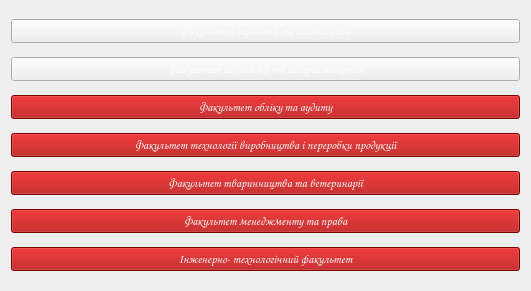
   <widget class="QWidget" name="layoutWidget">
    <property name="geometry">
     <rect>
      <x>90</x>
      <y>170</y>
      <width>531</width>
      <height>291</height>
     </rect>
    </property>
    <layout class="QVBoxLayout" name="verticalLayout">
     <item>
      <widget class="QPushButton" name="pushButton">
       <property name="sizePolicy">
        <sizepolicy hsizetype="Minimum" vsizetype="Fixed">
         <horstretch>0</horstretch>
         <verstretch>0</verstretch>
        </sizepolicy>
       </property>
       <property name="font">
        <font>
         <family>Comic Sans MS</family>
         <weight>75</weight>
         <italic>false</italic>
         <bold>true</bold>
         <underline>false</underline>
         <strikeout>false</strikeout>
        </font>
       </property>
       <property name="statusTip">
        <string>\VSAU\1.txt</string>
       </property>
       <property name="styleSheet">
        <string notr="true">color: rgb(255, 255, 255);</string>
       </property>
       <property name="text">
        <string>Факультет агрономії та лісівництва</string>
       </property>
      </widget>
     </item>
     <item>
      <widget class="QPushButton" name="pushButton_2">
       <property name="font">
        <font>
         <family>Comic Sans MS</family>
         <weight>75</weight>
         <italic>false</italic>
         <bold>true</bold>
         <underline>false</underline>
         <strikeout>false</strikeout>
        </font>
       </property>
       <property name="statusTip">
        <string>\VSAU\2.txt</string>
       </property>
       <property name="styleSheet">
        <string notr="true">color: rgb(255, 255, 255);</string>
       </property>
       <property name="text">
        <string>Факультет економіки та підприємництва</string>
       </property>
      </widget>
     </item>
     <item>
      <widget class="QPushButton" name="pushButton_3">
       <property name="palette">
        <palette>
         <active>
          <colorrole role="WindowText">
           <brush brushstyle="SolidPattern">
            <color alpha="255">
             <red>255</red>
             <green>255</green>
             <blue>255</blue>
            </color>
           </brush>
          </colorrole>
          <colorrole role="Button">
           <brush brushstyle="SolidPattern">
            <color alpha="255">
             <red>170</red>
             <green>0</green>
             <blue>0</blue>
            </color>
           </brush>
          </colorrole>
          <colorrole role="Text">
           <brush brushstyle="SolidPattern">
            <color alpha="255">
             <red>255</red>
             <green>255</green>
             <blue>255</blue>
            </color>
           </brush>
          </colorrole>
          <colorrole role="ButtonText">
           <brush brushstyle="SolidPattern">
            <color alpha="255">
             <red>255</red>
             <green>255</green>
             <blue>255</blue>
            </color>
           </brush>
          </colorrole>
          <colorrole role="Base">
           <brush brushstyle="SolidPattern">
            <color alpha="255">
             <red>170</red>
             <green>0</green>
             <blue>0</blue>
            </color>
           </brush>
          </colorrole>
          <colorrole role="Window">
           <brush brushstyle="SolidPattern">
            <color alpha="255">
             <red>170</red>
             <green>0</green>
             <blue>0</blue>
            </color>
           </brush>
          </colorrole>
         </active>
         <inactive>
          <colorrole role="WindowText">
           <brush brushstyle="SolidPattern">
            <color alpha="255">
             <red>255</red>
             <green>255</green>
             <blue>255</blue>
            </color>
           </brush>
          </colorrole>
          <colorrole role="Button">
           <brush brushstyle="SolidPattern">
            <color alpha="255">
             <red>170</red>
             <green>0</green>
             <blue>0</blue>
            </color>
           </brush>
          </colorrole>
          <colorrole role="Text">
           <brush brushstyle="SolidPattern">
            <color alpha="255">
             <red>255</red>
             <green>255</green>
             <blue>255</blue>
            </color>
           </brush>
          </colorrole>
          <colorrole role="ButtonText">
           <brush brushstyle="SolidPattern">
            <color alpha="255">
             <red>255</red>
             <green>255</green>
             <blue>255</blue>
            </color>
           </brush>
          </colorrole>
          <colorrole role="Base">
           <brush brushstyle="SolidPattern">
            <color alpha="255">
             <red>170</red>
             <green>0</green>
             <blue>0</blue>
            </color>
           </brush>
          </colorrole>
          <colorrole role="Window">
           <brush brushstyle="SolidPattern">
            <color alpha="255">
             <red>170</red>
             <green>0</green>
             <blue>0</blue>
            </color>
           </brush>
          </colorrole>
         </inactive>
         <disabled>
          <colorrole role="WindowText">
           <brush brushstyle="SolidPattern">
            <color alpha="255">
             <red>255</red>
             <green>255</green>
             <blue>255</blue>
            </color>
           </brush>
          </colorrole>
          <colorrole role="Button">
           <brush brushstyle="SolidPattern">
            <color alpha="255">
             <red>170</red>
             <green>0</green>
             <blue>0</blue>
            </color>
           </brush>
          </colorrole>
          <colorrole role="Text">
           <brush brushstyle="SolidPattern">
            <color alpha="255">
             <red>255</red>
             <green>255</green>
             <blue>255</blue>
            </color>
           </brush>
          </colorrole>
          <colorrole role="ButtonText">
           <brush brushstyle="SolidPattern">
            <color alpha="255">
             <red>255</red>
             <green>255</green>
             <blue>255</blue>
            </color>
           </brush>
          </colorrole>
          <colorrole role="Base">
           <brush brushstyle="SolidPattern">
            <color alpha="255">
             <red>170</red>
             <green>0</green>
             <blue>0</blue>
            </color>
           </brush>
          </colorrole>
          <colorrole role="Window">
           <brush brushstyle="SolidPattern">
            <color alpha="255">
             <red>170</red>
             <green>0</green>
             <blue>0</blue>
            </color>
           </brush>
          </colorrole>
         </disabled>
        </palette>
       </property>
       <property name="font">
        <font>
         <family>Comic Sans MS</family>
         <weight>75</weight>
         <italic>false</italic>
         <bold>true</bold>
         <underline>false</underline>
         <strikeout>false</strikeout>
        </font>
       </property>
       <property name="statusTip">
        <string>\VSAU\3.txt</string>
       </property>
       <property name="styleSheet">
        <string notr="true">color: rgb(255, 255, 255);</string>
       </property>
       <property name="text">
        <string>Факультет обліку та аудиту</string>
       </property>
      </widget>
     </item>
     <item>
      <widget class="QPushButton" name="pushButton_4">
       <property name="palette">
        <palette>
         <active>
          <colorrole role="WindowText">
           <brush brushstyle="SolidPattern">
            <color alpha="255">
             <red>255</red>
             <green>255</green>
             <blue>255</blue>
            </color>
           </brush>
          </colorrole>
          <colorrole role="Button">
           <brush brushstyle="SolidPattern">
            <color alpha="255">
             <red>170</red>
             <green>0</green>
             <blue>0</blue>
            </color>
           </brush>
          </colorrole>
          <colorrole role="Text">
           <brush brushstyle="SolidPattern">
            <color alpha="255">
             <red>255</red>
             <green>255</green>
             <blue>255</blue>
            </color>
           </brush>
          </colorrole>
          <colorrole role="ButtonText">
           <brush brushstyle="SolidPattern">
            <color alpha="255">
             <red>255</red>
             <green>255</green>
             <blue>255</blue>
            </color>
           </brush>
          </colorrole>
          <colorrole role="Base">
           <brush brushstyle="SolidPattern">
            <color alpha="255">
             <red>170</red>
             <green>0</green>
             <blue>0</blue>
            </color>
           </brush>
          </colorrole>
          <colorrole role="Window">
           <brush brushstyle="SolidPattern">
            <color alpha="255">
             <red>170</red>
             <green>0</green>
             <blue>0</blue>
            </color>
           </brush>
          </colorrole>
         </active>
         <inactive>
          <colorrole role="WindowText">
           <brush brushstyle="SolidPattern">
            <color alpha="255">
             <red>255</red>
             <green>255</green>
             <blue>255</blue>
            </color>
           </brush>
          </colorrole>
          <colorrole role="Button">
           <brush brushstyle="SolidPattern">
            <color alpha="255">
             <red>170</red>
             <green>0</green>
             <blue>0</blue>
            </color>
           </brush>
          </colorrole>
          <colorrole role="Text">
           <brush brushstyle="SolidPattern">
            <color alpha="255">
             <red>255</red>
             <green>255</green>
             <blue>255</blue>
            </color>
           </brush>
          </colorrole>
          <colorrole role="ButtonText">
           <brush brushstyle="SolidPattern">
            <color alpha="255">
             <red>255</red>
             <green>255</green>
             <blue>255</blue>
            </color>
           </brush>
          </colorrole>
          <colorrole role="Base">
           <brush brushstyle="SolidPattern">
            <color alpha="255">
             <red>170</red>
             <green>0</green>
             <blue>0</blue>
            </color>
           </brush>
          </colorrole>
          <colorrole role="Window">
           <brush brushstyle="SolidPattern">
            <color alpha="255">
             <red>170</red>
             <green>0</green>
             <blue>0</blue>
            </color>
           </brush>
          </colorrole>
         </inactive>
         <disabled>
          <colorrole role="WindowText">
           <brush brushstyle="SolidPattern">
            <color alpha="255">
             <red>255</red>
             <green>255</green>
             <blue>255</blue>
            </color>
           </brush>
          </colorrole>
          <colorrole role="Button">
           <brush brushstyle="SolidPattern">
            <color alpha="255">
             <red>170</red>
             <green>0</green>
             <blue>0</blue>
            </color>
           </brush>
          </colorrole>
          <colorrole role="Text">
           <brush brushstyle="SolidPattern">
            <color alpha="255">
             <red>255</red>
             <green>255</green>
             <blue>255</blue>
            </color>
           </brush>
          </colorrole>
          <colorrole role="ButtonText">
           <brush brushstyle="SolidPattern">
            <color alpha="255">
             <red>255</red>
             <green>255</green>
             <blue>255</blue>
            </color>
           </brush>
          </colorrole>
          <colorrole role="Base">
           <brush brushstyle="SolidPattern">
            <color alpha="255">
             <red>170</red>
             <green>0</green>
             <blue>0</blue>
            </color>
           </brush>
          </colorrole>
          <colorrole role="Window">
           <brush brushstyle="SolidPattern">
            <color alpha="255">
             <red>170</red>
             <green>0</green>
             <blue>0</blue>
            </color>
           </brush>
          </colorrole>
         </disabled>
        </palette>
       </property>
       <property name="font">
        <font>
         <family>Comic Sans MS</family>
         <weight>75</weight>
         <italic>false</italic>
         <bold>true</bold>
         <underline>false</underline>
         <strikeout>false</strikeout>
        </font>
       </property>
       <property name="statusTip">
        <string>\VSAU\4.txt</string>
       </property>
       <property name="styleSheet">
        <string notr="true">color: rgb(255, 255, 255);</string>
       </property>
       <property name="text">
        <string>Факультет технології виробництва і переробки продукції</string>
       </property>
      </widget>
     </item>
     <item>
      <widget class="QPushButton" name="pushButton_5">
       <property name="palette">
        <palette>
         <active>
          <colorrole role="WindowText">
           <brush brushstyle="SolidPattern">
            <color alpha="255">
             <red>255</red>
             <green>255</green>
             <blue>255</blue>
            </color>
           </brush>
          </colorrole>
          <colorrole role="Button">
           <brush brushstyle="SolidPattern">
            <color alpha="255">
             <red>170</red>
             <green>0</green>
             <blue>0</blue>
            </color>
           </brush>
          </colorrole>
          <colorrole role="Text">
           <brush brushstyle="SolidPattern">
            <color alpha="255">
             <red>255</red>
             <green>255</green>
             <blue>255</blue>
            </color>
           </brush>
          </colorrole>
          <colorrole role="ButtonText">
           <brush brushstyle="SolidPattern">
            <color alpha="255">
             <red>255</red>
             <green>255</green>
             <blue>255</blue>
            </color>
           </brush>
          </colorrole>
          <colorrole role="Base">
           <brush brushstyle="SolidPattern">
            <color alpha="255">
             <red>170</red>
             <green>0</green>
             <blue>0</blue>
            </color>
           </brush>
          </colorrole>
          <colorrole role="Window">
           <brush brushstyle="SolidPattern">
            <color alpha="255">
             <red>170</red>
             <green>0</green>
             <blue>0</blue>
            </color>
           </brush>
          </colorrole>
         </active>
         <inactive>
          <colorrole role="WindowText">
           <brush brushstyle="SolidPattern">
            <color alpha="255">
             <red>255</red>
             <green>255</green>
             <blue>255</blue>
            </color>
           </brush>
          </colorrole>
          <colorrole role="Button">
           <brush brushstyle="SolidPattern">
            <color alpha="255">
             <red>170</red>
             <green>0</green>
             <blue>0</blue>
            </color>
           </brush>
          </colorrole>
          <colorrole role="Text">
           <brush brushstyle="SolidPattern">
            <color alpha="255">
             <red>255</red>
             <green>255</green>
             <blue>255</blue>
            </color>
           </brush>
          </colorrole>
          <colorrole role="ButtonText">
           <brush brushstyle="SolidPattern">
            <color alpha="255">
             <red>255</red>
             <green>255</green>
             <blue>255</blue>
            </color>
           </brush>
          </colorrole>
          <colorrole role="Base">
           <brush brushstyle="SolidPattern">
            <color alpha="255">
             <red>170</red>
             <green>0</green>
             <blue>0</blue>
            </color>
           </brush>
          </colorrole>
          <colorrole role="Window">
           <brush brushstyle="SolidPattern">
            <color alpha="255">
             <red>170</red>
             <green>0</green>
             <blue>0</blue>
            </color>
           </brush>
          </colorrole>
         </inactive>
         <disabled>
          <colorrole role="WindowText">
           <brush brushstyle="SolidPattern">
            <color alpha="255">
             <red>255</red>
             <green>255</green>
             <blue>255</blue>
            </color>
           </brush>
          </colorrole>
          <colorrole role="Button">
           <brush brushstyle="SolidPattern">
            <color alpha="255">
             <red>170</red>
             <green>0</green>
             <blue>0</blue>
            </color>
           </brush>
          </colorrole>
          <colorrole role="Text">
           <brush brushstyle="SolidPattern">
            <color alpha="255">
             <red>255</red>
             <green>255</green>
             <blue>255</blue>
            </color>
           </brush>
          </colorrole>
          <colorrole role="ButtonText">
           <brush brushstyle="SolidPattern">
            <color alpha="255">
             <red>255</red>
             <green>255</green>
             <blue>255</blue>
            </color>
           </brush>
          </colorrole>
          <colorrole role="Base">
           <brush brushstyle="SolidPattern">
            <color alpha="255">
             <red>170</red>
             <green>0</green>
             <blue>0</blue>
            </color>
           </brush>
          </colorrole>
          <colorrole role="Window">
           <brush brushstyle="SolidPattern">
            <color alpha="255">
             <red>170</red>
             <green>0</green>
             <blue>0</blue>
            </color>
           </brush>
          </colorrole>
         </disabled>
        </palette>
       </property>
       <property name="font">
        <font>
         <family>Comic Sans MS</family>
         <weight>75</weight>
         <italic>false</italic>
         <bold>true</bold>
         <underline>false</underline>
         <strikeout>false</strikeout>
        </font>
       </property>
       <property name="statusTip">
        <string>\VSAU\5.txt</string>
       </property>
       <property name="styleSheet">
        <string notr="true">color: rgb(255, 255, 255);</string>
       </property>
       <property name="text">
        <string>Факультет тваринництва та ветеринарії</string>
       </property>
      </widget>
     </item>
     <item>
      <widget class="QPushButton" name="pushButton_6">
       <property name="palette">
        <palette>
         <active>
          <colorrole role="WindowText">
           <brush brushstyle="SolidPattern">
            <color alpha="255">
             <red>255</red>
             <green>255</green>
             <blue>255</blue>
            </color>
           </brush>
          </colorrole>
          <colorrole role="Button">
           <brush brushstyle="SolidPattern">
            <color alpha="255">
             <red>170</red>
             <green>0</green>
             <blue>0</blue>
            </color>
           </brush>
          </colorrole>
          <colorrole role="Text">
           <brush brushstyle="SolidPattern">
            <color alpha="255">
             <red>255</red>
             <green>255</green>
             <blue>255</blue>
            </color>
           </brush>
          </colorrole>
          <colorrole role="ButtonText">
           <brush brushstyle="SolidPattern">
            <color alpha="255">
             <red>255</red>
             <green>255</green>
             <blue>255</blue>
            </color>
           </brush>
          </colorrole>
          <colorrole role="Base">
           <brush brushstyle="SolidPattern">
            <color alpha="255">
             <red>170</red>
             <green>0</green>
             <blue>0</blue>
            </color>
           </brush>
          </colorrole>
          <colorrole role="Window">
           <brush brushstyle="SolidPattern">
            <color alpha="255">
             <red>170</red>
             <green>0</green>
             <blue>0</blue>
            </color>
           </brush>
          </colorrole>
         </active>
         <inactive>
          <colorrole role="WindowText">
           <brush brushstyle="SolidPattern">
            <color alpha="255">
             <red>255</red>
             <green>255</green>
             <blue>255</blue>
            </color>
           </brush>
          </colorrole>
          <colorrole role="Button">
           <brush brushstyle="SolidPattern">
            <color alpha="255">
             <red>170</red>
             <green>0</green>
             <blue>0</blue>
            </color>
           </brush>
          </colorrole>
          <colorrole role="Text">
           <brush brushstyle="SolidPattern">
            <color alpha="255">
             <red>255</red>
             <green>255</green>
             <blue>255</blue>
            </color>
           </brush>
          </colorrole>
          <colorrole role="ButtonText">
           <brush brushstyle="SolidPattern">
            <color alpha="255">
             <red>255</red>
             <green>255</green>
             <blue>255</blue>
            </color>
           </brush>
          </colorrole>
          <colorrole role="Base">
           <brush brushstyle="SolidPattern">
            <color alpha="255">
             <red>170</red>
             <green>0</green>
             <blue>0</blue>
            </color>
           </brush>
          </colorrole>
          <colorrole role="Window">
           <brush brushstyle="SolidPattern">
            <color alpha="255">
             <red>170</red>
             <green>0</green>
             <blue>0</blue>
            </color>
           </brush>
          </colorrole>
         </inactive>
         <disabled>
          <colorrole role="WindowText">
           <brush brushstyle="SolidPattern">
            <color alpha="255">
             <red>255</red>
             <green>255</green>
             <blue>255</blue>
            </color>
           </brush>
          </colorrole>
          <colorrole role="Button">
           <brush brushstyle="SolidPattern">
            <color alpha="255">
             <red>170</red>
             <green>0</green>
             <blue>0</blue>
            </color>
           </brush>
          </colorrole>
          <colorrole role="Text">
           <brush brushstyle="SolidPattern">
            <color alpha="255">
             <red>255</red>
             <green>255</green>
             <blue>255</blue>
            </color>
           </brush>
          </colorrole>
          <colorrole role="ButtonText">
           <brush brushstyle="SolidPattern">
            <color alpha="255">
             <red>255</red>
             <green>255</green>
             <blue>255</blue>
            </color>
           </brush>
          </colorrole>
          <colorrole role="Base">
           <brush brushstyle="SolidPattern">
            <color alpha="255">
             <red>170</red>
             <green>0</green>
             <blue>0</blue>
            </color>
           </brush>
          </colorrole>
          <colorrole role="Window">
           <brush brushstyle="SolidPattern">
            <color alpha="255">
             <red>170</red>
             <green>0</green>
             <blue>0</blue>
            </color>
           </brush>
          </colorrole>
         </disabled>
        </palette>
       </property>
       <property name="font">
        <font>
         <family>Comic Sans MS</family>
         <weight>75</weight>
         <italic>false</italic>
         <bold>true</bold>
         <underline>false</underline>
         <strikeout>false</strikeout>
        </font>
       </property>
       <property name="statusTip">
        <string>\VSAU\6.txt</string>
       </property>
       <property name="styleSheet">
        <string notr="true">color: rgb(255, 255, 255);</string>
       </property>
       <property name="text">
        <string>Факультет менеджменту та права</string>
       </property>
      </widget>
     </item>
     <item>
      <widget class="QPushButton" name="pushButton_7">
       <property name="palette">
        <palette>
         <active>
          <colorrole role="WindowText">
           <brush brushstyle="SolidPattern">
            <color alpha="255">
             <red>255</red>
             <green>255</green>
             <blue>255</blue>
            </color>
           </brush>
          </colorrole>
          <colorrole role="Button">
           <brush brushstyle="SolidPattern">
            <color alpha="255">
             <red>170</red>
             <green>0</green>
             <blue>0</blue>
            </color>
           </brush>
          </colorrole>
          <colorrole role="Text">
           <brush brushstyle="SolidPattern">
            <color alpha="255">
             <red>255</red>
             <green>255</green>
             <blue>255</blue>
            </color>
           </brush>
          </colorrole>
          <colorrole role="ButtonText">
           <brush brushstyle="SolidPattern">
            <color alpha="255">
             <red>255</red>
             <green>255</green>
             <blue>255</blue>
            </color>
           </brush>
          </colorrole>
          <colorrole role="Base">
           <brush brushstyle="SolidPattern">
            <color alpha="255">
             <red>170</red>
             <green>0</green>
             <blue>0</blue>
            </color>
           </brush>
          </colorrole>
          <colorrole role="Window">
           <brush brushstyle="SolidPattern">
            <color alpha="255">
             <red>170</red>
             <green>0</green>
             <blue>0</blue>
            </color>
           </brush>
          </colorrole>
         </active>
         <inactive>
          <colorrole role="WindowText">
           <brush brushstyle="SolidPattern">
            <color alpha="255">
             <red>255</red>
             <green>255</green>
             <blue>255</blue>
            </color>
           </brush>
          </colorrole>
          <colorrole role="Button">
           <brush brushstyle="SolidPattern">
            <color alpha="255">
             <red>170</red>
             <green>0</green>
             <blue>0</blue>
            </color>
           </brush>
          </colorrole>
          <colorrole role="Text">
           <brush brushstyle="SolidPattern">
            <color alpha="255">
             <red>255</red>
             <green>255</green>
             <blue>255</blue>
            </color>
           </brush>
          </colorrole>
          <colorrole role="ButtonText">
           <brush brushstyle="SolidPattern">
            <color alpha="255">
             <red>255</red>
             <green>255</green>
             <blue>255</blue>
            </color>
           </brush>
          </colorrole>
          <colorrole role="Base">
           <brush brushstyle="SolidPattern">
            <color alpha="255">
             <red>170</red>
             <green>0</green>
             <blue>0</blue>
            </color>
           </brush>
          </colorrole>
          <colorrole role="Window">
           <brush brushstyle="SolidPattern">
            <color alpha="255">
             <red>170</red>
             <green>0</green>
             <blue>0</blue>
            </color>
           </brush>
          </colorrole>
         </inactive>
         <disabled>
          <colorrole role="WindowText">
           <brush brushstyle="SolidPattern">
            <color alpha="255">
             <red>255</red>
             <green>255</green>
             <blue>255</blue>
            </color>
           </brush>
          </colorrole>
          <colorrole role="Button">
           <brush brushstyle="SolidPattern">
            <color alpha="255">
             <red>170</red>
             <green>0</green>
             <blue>0</blue>
            </color>
           </brush>
          </colorrole>
          <colorrole role="Text">
           <brush brushstyle="SolidPattern">
            <color alpha="255">
             <red>255</red>
             <green>255</green>
             <blue>255</blue>
            </color>
           </brush>
          </colorrole>
          <colorrole role="ButtonText">
           <brush brushstyle="SolidPattern">
            <color alpha="255">
             <red>255</red>
             <green>255</green>
             <blue>255</blue>
            </color>
           </brush>
          </colorrole>
          <colorrole role="Base">
           <brush brushstyle="SolidPattern">
            <color alpha="255">
             <red>170</red>
             <green>0</green>
             <blue>0</blue>
            </color>
           </brush>
          </colorrole>
          <colorrole role="Window">
           <brush brushstyle="SolidPattern">
            <color alpha="255">
             <red>170</red>
             <green>0</green>
             <blue>0</blue>
            </color>
           </brush>
          </colorrole>
         </disabled>
        </palette>
       </property>
       <property name="font">
        <font>
         <family>Comic Sans MS</family>
         <weight>75</weight>
         <italic>false</italic>
         <bold>true</bold>
         <underline>false</underline>
         <strikeout>false</strikeout>
        </font>
       </property>
       <property name="statusTip">
        <string>\VSAU\7.txt</string>
       </property>
       <property name="styleSheet">
        <string notr="true">color: rgb(255, 255, 255);</string>
       </property>
       <property name="text">
        <string>Інженерно- технологічний факультет</string>
       </property>
      </widget>
     </item>
    </layout>
   </widget>
